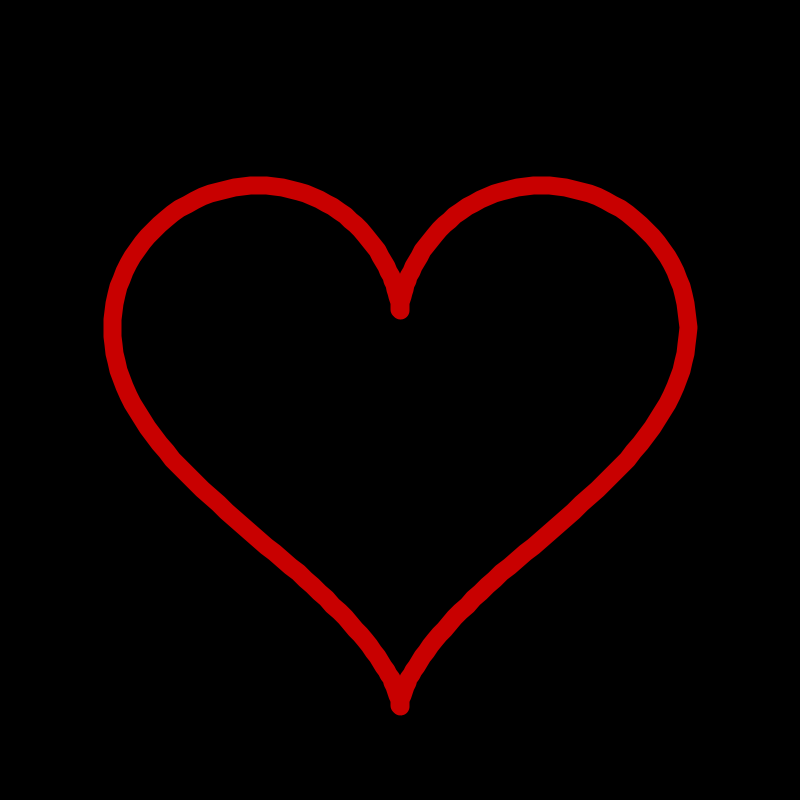
Frame 1 (no input)
Frame 60 (the mouse pressed at the canvas centre just before this capture): identical to frame 1, image omitted
Frame 120 (the mouse held since frame 60 and released just before this capture): identical to frame 1, image omitted

The Processing sketch that drew this single still picture (run headless with seeded random() and noise(); from frame 60 on, the mouse is pressed at the canvas centre):

// Processing sketch: heartCurve
// ── heartCurve.pde
void setup() {
  size(800,800);
}

void draw() {
  background(0);
  stroke(200,0,0);
  strokeJoin(ROUND);
  noFill();
  
  translate(width/2, height/2);
  scale(18);
  
  beginShape();
  for(float t=0; t<TWO_PI; t+=PI/128) {
    vertex(16 * pow(sin(t), 3),
           -13 * cos(t) + 5 * cos(2*t) + 2 * cos(3*t) + cos(4*t));
  }
  endShape();
}
